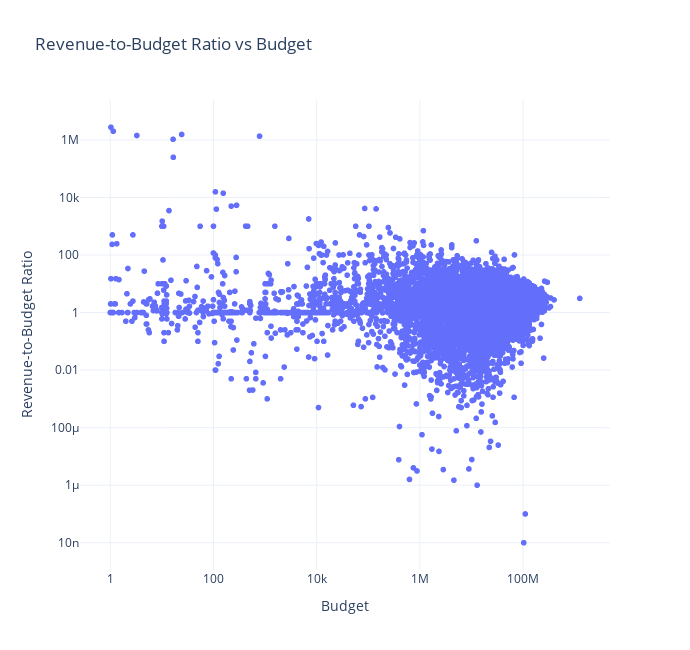

The code cell stored with this chart in its notebook:
### Code cell
# Create a new column for the revenue/budget ratio
scatter_plot_data_regression_dataset_df['revenue_to_budget_ratio'] = (
    scatter_plot_data_regression_dataset_df['adjusted_revenue'] / scatter_plot_data_regression_dataset_df['adjusted_budget']
)

labels={'adjusted_budget': 'Budget', 'revenue_to_budget_ratio': 'Revenue-to-Budget Ratio'}
# Create a scatter plot of revenue/budget ratio vs budget
gu.px_scatter_plot(scatter_plot_data_regression_dataset_df,'adjusted_budget','revenue_to_budget_ratio','title', 'Revenue-to-Budget Ratio vs Budget', labels,height=650,xaxis_type='log', yaxis_type='log')

### Figure 1 — Plotly figure (JSON) as saved in the notebook; plotly's stock layout.template omitted (floating-point values rounded to 4 significant figures; data arrays with more than 128 entries replaced by an {"elided": "..."} marker saying what was removed)
{"data": [{"hovertemplate": "<b>%{hovertext}</b><br><br>Budget=%{x}<br>Revenue-to-Budget Ratio=%{y}<extra></extra>", "hovertext": {"elided": "8344 str values"}, "legendgroup": "", "marker": {"color": "#636efa", "symbol": "circle"}, "mode": "markers", "name": "", "showlegend": false, "type": "scattergl", "x": {"elided": "8344 float values"}, "xaxis": "x", "y": {"elided": "8344 float values"}, "yaxis": "y"}], "layout": {"height": 650, "legend": {"tracegroupgap": 0}, "title": {"text": "Revenue-to-Budget Ratio vs Budget"}, "width": 690, "xaxis": {"anchor": "y", "domain": [0, 1], "title": {"text": "Budget"}, "type": "log"}, "yaxis": {"anchor": "x", "domain": [0, 1], "title": {"text": "Revenue-to-Budget Ratio"}, "type": "log"}}}
